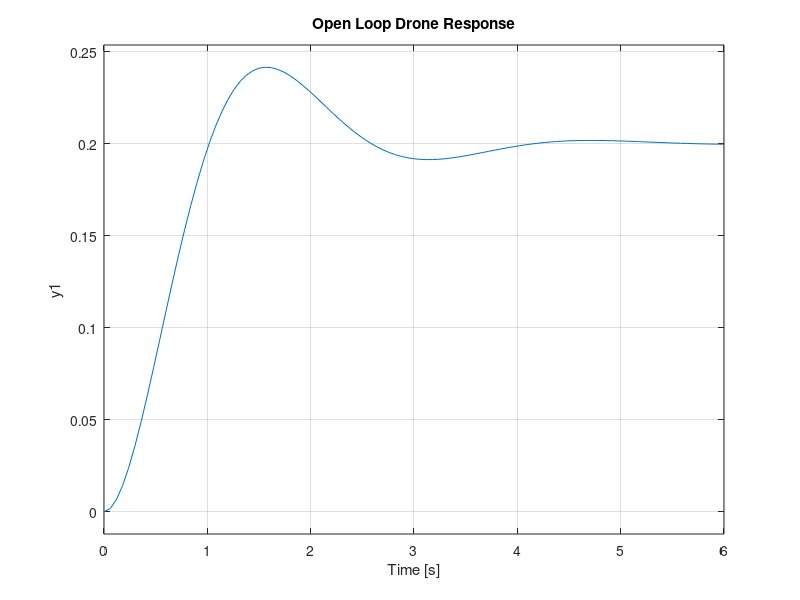
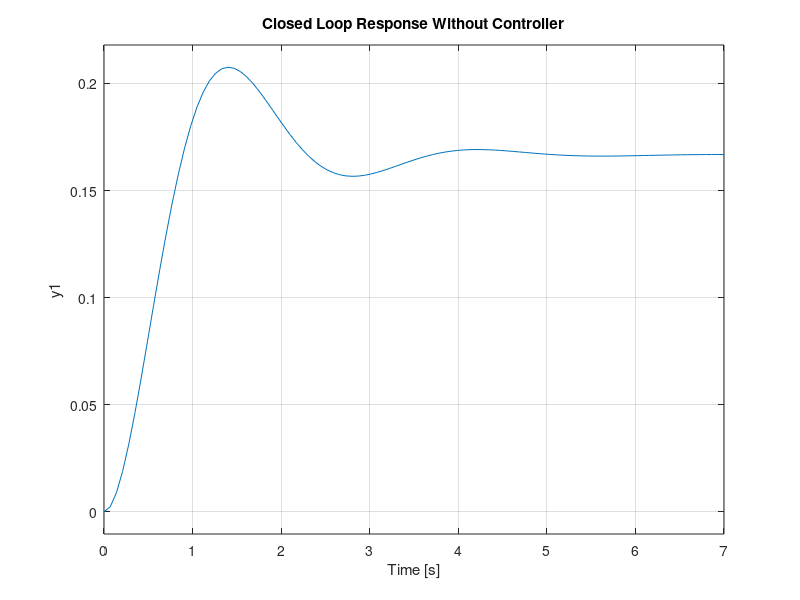

Source code (MATLAB) for these figures, in order: (Note: this script raises an error after producing the figures.)
clc;
clear;
close all;

%% -------------------------------------------------
% 1. Drone Model
% G(s) = 1/(s^2 + 2s + 5)
%% -------------------------------------------------

G = tf(1,[1 2 5]);

figure;
step(G);
title('Open Loop Drone Response');

%% -------------------------------------------------
% 2. Closed Loop Without Controller
%% -------------------------------------------------

T_no_controller = feedback(G,1);

figure;
step(T_no_controller);
title('Closed Loop Response Without Controller');

%% -------------------------------------------------
% 3. PID Controller Design
%% -------------------------------------------------

% Automatic PID tuning

t = 0:0.01:20;
C = pidtune(G,'PID');

disp('PID Controller Parameters:');
C

% Closed loop with PID
T_pid = feedback(C*G,1);

figure;
step(T_pid);
title('Closed Loop Response With PID Controller');


%% -------------------------------------------------
% 4. Performance Metrics Comparison
%% -------------------------------------------------

info_open = stepinfo(G);

info_no_controller = stepinfo(T_no_controller);

info_pid = stepinfo(T_pid);

disp(' ');
disp('========== PERFORMANCE METRICS ==========');

%% Open Loop
disp(' ');
disp('--- OPEN LOOP RESPONSE ---');

fprintf('Rise Time        : %.4f sec\n', info_open.RiseTime);
fprintf('Settling Time    : %.4f sec\n', info_open.SettlingTime);
fprintf('Overshoot        : %.2f %%\n', info_open.Overshoot);
fprintf('Undershoot       : %.2f %%\n', info_open.Undershoot);
fprintf('Peak Value       : %.4f\n', info_open.Peak);
fprintf('Peak Time        : %.4f sec\n', info_open.PeakTime);

%% Closed Loop Without Controller
disp(' ');
disp('--- CLOSED LOOP WITHOUT PID ---');

fprintf('Rise Time        : %.4f sec\n', info_no_controller.RiseTime);
fprintf('Settling Time    : %.4f sec\n', info_no_controller.SettlingTime);
fprintf('Overshoot        : %.2f %%\n', info_no_controller.Overshoot);
fprintf('Undershoot       : %.2f %%\n', info_no_controller.Undershoot);
fprintf('Peak Value       : %.4f\n', info_no_controller.Peak);
fprintf('Peak Time        : %.4f sec\n', info_no_controller.PeakTime);

%% Closed Loop With PID
disp(' ');
disp('--- CLOSED LOOP WITH PID ---');

fprintf('Rise Time        : %.4f sec\n', info_pid.RiseTime);
fprintf('Settling Time    : %.4f sec\n', info_pid.SettlingTime);
fprintf('Overshoot        : %.2f %%\n', info_pid.Overshoot);
fprintf('Undershoot       : %.2f %%\n', info_pid.Undershoot);
fprintf('Peak Value       : %.4f\n', info_pid.Peak);
fprintf('Peak Time        : %.4f sec\n', info_pid.PeakTime);

%% -------------------------------------------------
% 5. Disturbance Rejection Test
% Disturbance applied at t = 5 sec
%% -------------------------------------------------

t = 0:0.01:20;

reference = ones(size(t));   % desired altitude
disturbance = zeros(size(t));
disturbance(t>=5) = -0.5;    % wind disturbance

sys_cl = feedback(C*G,1);

[y,~,x] = lsim(sys_cl,reference+disturbance,t);

figure;
plot(t,y,'LineWidth',2);
hold on;
plot(t,reference,'--');
title('Disturbance Rejection Test');
xlabel('Time (s)');
ylabel('Altitude');
legend('Altitude','Reference');

%% -------------------------------------------------
% 6. SENSOR NOISE TEST (Winning Feature ⭐)
%% -------------------------------------------------

noise = 0.05*randn(size(t));   % sensor noise

noisy_feedback = reference + noise;

[y_noise,~,~] = lsim(sys_cl,noisy_feedback,t);

figure;
plot(t,y_noise,'LineWidth',2);
hold on;
plot(t,reference,'--');
title('System Response with Sensor Noise');
xlabel('Time (s)');
ylabel('Altitude');
legend('Altitude with Noise','Reference');

%% -------------------------------------------------
% 7. Control Effort (Extra Professional Touch)
%% -------------------------------------------------

u = lsim(C, reference - y_noise, t);

figure;
plot(t,u,'LineWidth',2);
title('Control Effort (Thrust Command)');
xlabel('Time (s)');
ylabel('Control Input');

%% -------------------------------------------------
% 8. Comparison Plot
%% -------------------------------------------------

figure;

step(G,'b');
hold on;

step(T_no_controller,'r');

step(T_pid,'g');

grid on;

title('System Comparison');
xlabel('Time (s)');
ylabel('Amplitude');

legend('Open Loop', ...
    'Closed Loop Without PID', ...
    'Closed Loop With PID');
